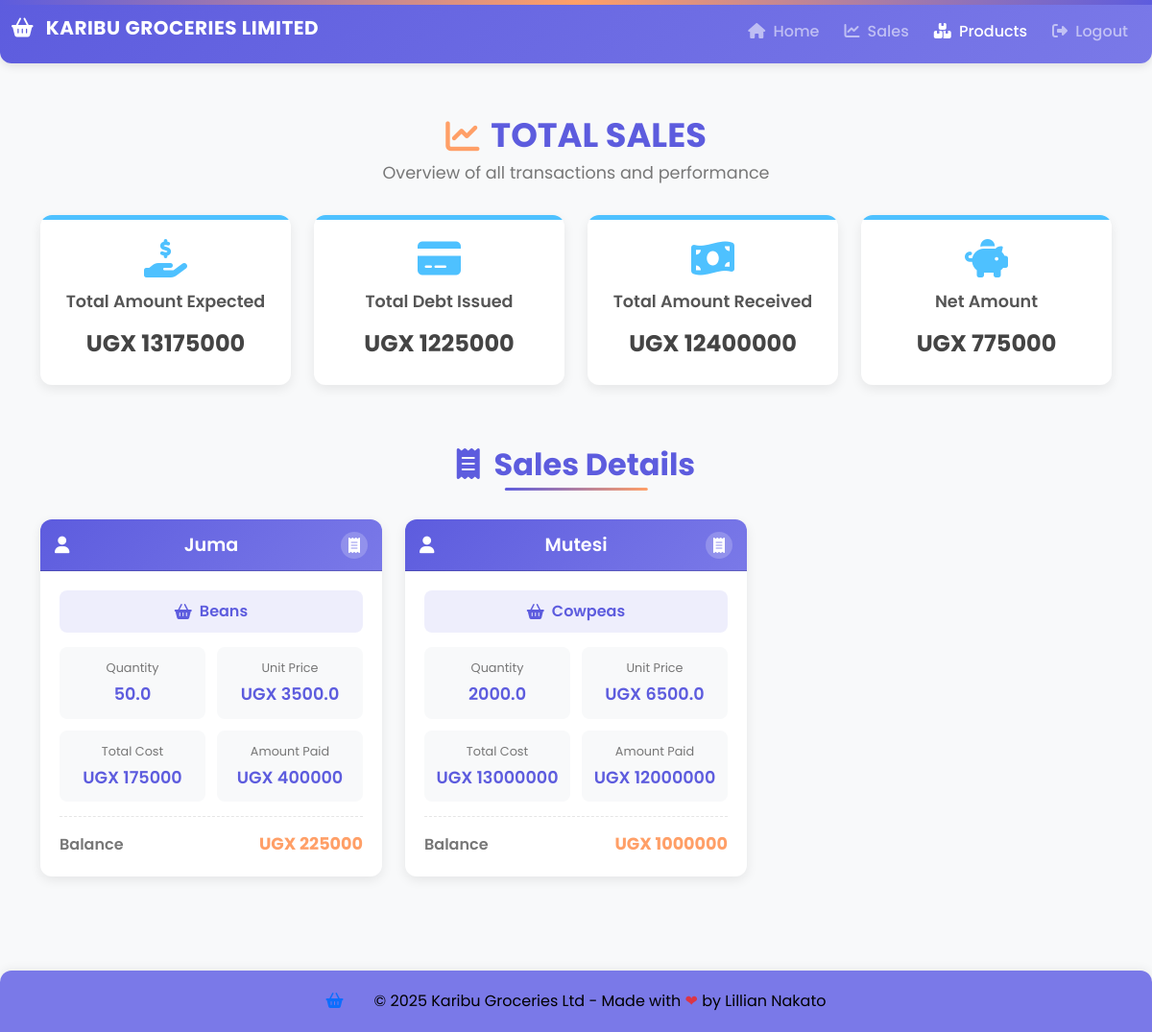
/sales/ (signed in), run on the app's committed database.
### kgl_app/models.py (models this page shows, shortened)
class Sale(models.Model):
    product = models.CharField(max_length=50,  blank=False, default='')
    branch_name = models.CharField(max_length=100, blank=False, null=False, default='')
    quantity = models.FloatField(default=10, null=False, blank=False)
    amount_received = models.IntegerField(default=10, null=False, blank=False)
    customer_name = models.CharField(max_length=50, null=False, blank=False, default='')
    salesagent = models.CharField(max_length=50, null=False, blank=False, default='')
    unit_price = models.FloatField(default=10, null=False, blank=False)
    date = models.DateField(auto_now_add=True)
    time = models.TimeField(auto_now_add=True)
    def get_total(self):
        total = self.quantity * self.unit_price
        return int(total)
    def get_change(self):
        change = self.get_total() - self.amount_received
        return abs(int(change))

### kgl_app/views.py (the view)
# urls.py: path('sales/', views.sales, name='sales'),
@login_required
def sales(request):
    sales = Sale.objects.all().order_by('id')
    total_expected = sum([products.get_total() or 0 for products in sales])
    total = sum([products.amount_received or 0 for products in sales])
    total_change = sum([products.get_change() or 0 for products in sales])
    net = total_expected - total
    return render(request, "kgl_app/sales.html",{'sales': sales, 'total_expected': total_expected, 'total': total, 'total_change': total_change, 'net': net})

### kgl_app/templates/kgl_app/sales.html (shortened to what this page needs)
{% extends 'kgl_app/base.html' %}
{% load static %}
{% block content %}
  <link rel="stylesheet" href="{% static 'css/sales.css' %}">
  <div class="container py-4">
    <div class="sales-header">
      <h1><i class="fas fa-chart-line"></i> TOTAL SALES</h1>
      <p>Overview of all transactions and performance</p>
    </div>
    <div class="row">
      <div class="col-lg-3 col-md-6 mb-4">
        <div class="card summary-card">
          <div class="card-decoration"></div>
          <div class="card-body">
            <i class="fas fa-hand-holding-usd card-icon"></i>
            <h5 class="card-title">Total Amount Expected</h5>
            <p class="card-text">UGX {{ total_expected }}</p>
          </div>
        </div>
      </div>
      <div class="col-lg-3 col-md-6 mb-4">
        <div class="card summary-card">
          <div class="card-decoration"></div>
          <div class="card-body">
            <i class="fas fa-credit-card card-icon"></i>
            <h5 class="card-title">Total Debt Issued</h5>
            <p class="card-text">UGX {{ total_change }}</p>
          </div>
        </div>
      </div>
      <div class="col-lg-3 col-md-6 mb-4">
        <div class="card summary-card">
          <div class="card-decoration"></div>
          <div class="card-body">
            <i class="fas fa-money-bill-wave card-icon"></i>
            <h5 class="card-title">Total Amount Received</h5>
            <p class="card-text">UGX {{ total }}</p>
          </div>
        </div>
      </div>
      <div class="col-lg-3 col-md-6 mb-4">
        <div class="card summary-card">
          <div class="card-decoration"></div>
          <div class="card-body">
            <i class="fas fa-piggy-bank card-icon"></i>
            <h5 class="card-title">Net Amount</h5>
            <p class="card-text">UGX {{ net }}</p>
          </div>
        </div>
      </div>
    </div>
    <h2 class="section-title"><i class="fas fa-receipt me-2"></i> Sales Details</h2>
    <div class="row">
      {% for sale in sales %}
      <div class="col-lg-4 col-md-6 mb-4">
        <div class="card sale-card">
          <div class="card-header">
            <i class="fas fa-user customer-icon"></i>
            <h5>{{ sale.customer_name|title }}</h5>
            <a href="{% url 'receipt_detail' sale.id %}" class="receipt-link">
              <i class="fas fa-receipt"></i>
            </a>
          </div>
          <div class="card-body">
            <div class="sale-product">
              <i class="fas fa-shopping-basket"></i>
              <span>{{ sale.product|title }}</span>
            </div>
            <div class="sale-details-grid">
              <div class="sale-detail-item">
                <span class="detail-label">Quantity</span>
                <span class="detail-value">{{ sale.quantity }}</span>
              </div>
              <div class="sale-detail-item">
                <span class="detail-label">Unit Price</span>
                <span class="detail-value">UGX {{ sale.unit_price }}</span>
              </div>
              <div class="sale-detail-item">
                <span class="detail-label">Total Cost</span>
                <span class="detail-value">UGX {{ sale.get_total }}</span>
              </div>
              <div class="sale-detail-item">
                <span class="detail-label">Amount Paid</span>
                <span class="detail-value">UGX {{ sale.amount_received }}</span>
              </div>
            </div>
            <div class="sale-balance">
              <span class="balance-label">Balance</span>
              <span class="balance-value">UGX {{ sale.get_change }}</span>
            </div>
          </div>
        </div>
      </div>
      {% endfor %}
    </div>
  </div>
  {% endblock %}

### kgl_app/static/css/sales.css (style rules this page uses)
:root { --primary-color: #5D5CDE; --secondary-color: #FF9F67; --accent-color: #FFD9A6; --light-bg: #FFFFFF; --dark-bg: #181818; --dark-text: #F5F5F5; --card-shadow: 0 4px 12px rgba(0, 0, 0, 0.08); --border-radius: 12px; }
body { font-family: 'Poppins', sans-serif; background-color: #f8f9fa; color: #333; }
.sales-header { margin: 30px 0; position: relative; text-align: center; }
.sales-header h1 { font-weight: 700; color: var(--primary-color); margin-bottom: 5px; font-size: 2.2rem; display: inline-flex; align-items: center; }
.sales-header h1 i { margin-right: 12px; color: var(--secondary-color); }
.sales-header p { color: #777; font-size: 1.1rem; }
.summary-card { background-color: white; border-radius: var(--border-radius); box-shadow: var(--card-shadow); height: 100%; transition: transform 0.3s, box-shadow 0.3s; position: relative; overflow: hidden; border: none; }
.summary-card .card-decoration { position: absolute; height: 5px; width: 100%; top: 0; left: 0; }
.summary-card:nth-child(1) .card-decoration { background-color: #4EC1FF; }
.summary-card .card-body { padding: 25px 20px; text-align: center; }
.summary-card .card-icon { font-size: 2.5rem; margin-bottom: 15px; display: inline-block; }
.summary-card:nth-child(1) .card-icon { color: #4EC1FF; }
.summary-card .card-title { font-weight: 600; font-size: 1.1rem; margin-bottom: 15px; color: #555; }
.summary-card .card-text { font-size: 1.5rem; font-weight: 700; color: #444; margin: 0; }
.section-title { margin: 40px 0 30px; text-align: center; font-weight: 700; color: var(--primary-color); position: relative; display: inline-block; left: 50%; transform: translateX(-50%); padding-bottom: 8px; }
.section-title::after { content: ''; position: absolute; width: 60%; height: 3px; background: linear-gradient(90deg, var(--primary-color), var(--secondary-color)); bottom: 0; left: 20%; border-radius: 2px; }
.sale-card { background-color: white; border-radius: var(--border-radius); box-shadow: var(--card-shadow); height: 100%; border: none; position: relative; overflow: hidden; transition: transform 0.3s; }
.sale-card .card-header { background: linear-gradient(135deg, var(--primary-color), #7A79E8); color: white; text-align: center; padding: 15px; position: relative; }
.sale-card .card-header h5 { margin: 0; font-weight: 600; font-size: 1.2rem; }
.sale-card .card-header .customer-icon { position: absolute; left: 15px; top: 50%; transform: translateY(-50%); font-size: 1.1rem; }
.sale-card .card-header .receipt-link { position: absolute; right: 15px; top: 50%; transform: translateY(-50%); color: white; background-color: rgba(255, 255, 255, 0.2); width: 28px; height: 28px; border-radius: 50%; display: flex; align-items: center; justify-content: center; transition: background-color 0.3s; }
.sale-card .card-body { padding: 20px; }
.sale-details-grid { display: grid; grid-template-columns: 1fr 1fr; gap: 12px; }
.sale-detail-item { background-color: #f8f9fa; border-radius: 8px; padding: 12px; text-align: center; transition: background-color 0.3s; }
.detail-label { font-size: 0.8rem; color: #777; margin-bottom: 5px; display: block; }
.detail-value { font-weight: 600; color: var(--primary-color); font-size: 1.1rem; }
.sale-product { background-color: rgba(93, 92, 222, 0.1); padding: 10px 15px; border-radius: 8px; margin: 0 0 15px 0; display: flex; align-items: center; justify-content: center; }
.sale-product i { margin-right: 8px; color: var(--primary-color); }
.sale-product span { font-weight: 600; color: var(--primary-color); }
.sale-balance { display: flex; align-items: center; justify-content: space-between; margin-top: 15px; padding-top: 15px; border-top: 1px dashed rgba(0, 0, 0, 0.1); }
.sale-balance .balance-label { font-weight: 600; color: #777; }
.sale-balance .balance-value { font-weight: 700; color: var(--secondary-color); font-size: 1.1rem; }

### data on the page
Sale: customer_name "Juma", product "Beans", quantity "50.0", unit_price "3500.0", get_total "175000", amount_received "400000", get_change "225000"
Sale: customer_name "Mutesi", product "Cowpeas", quantity "2000.0", unit_price "6500.0", get_total "13000000", amount_received "12000000", get_change "1000000"

### other printed values
{{ total_expected }} "13175000"
{{ total_change }} "1225000"
{{ total }} "12400000"
{{ net }} "775000"
